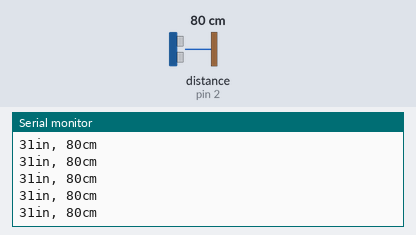
The sketch below on a simulated Arduino Uno, built with avr-gcc and run on an emulated ATmega328P. Shown: the last lines printed to the serial monitor. Wiring (inferred from the names in the program): ultrasonic range finder: trigger pin 3; echo pin 2. Inputs (shaded band) come from the test bench; at power-on: distance to the obstacle (sensor on pin 2) 80 cm. The echo pulse lasts 58.3 µs per cm.

Above: at 2.0 s.
2.1 s: distance to the obstacle (sensor on pin 2) set to 9 cm
At 2.16 s:
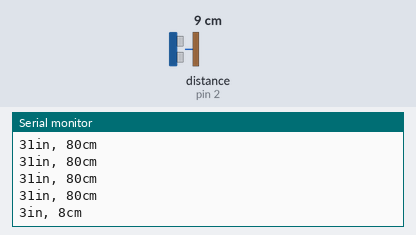
5.1 s: distance to the obstacle (sensor on pin 2) set to 250 cm
At 5.21 s:
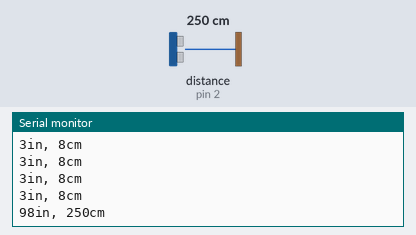
Timing chart, 0 to 8.1 s (numbered marks = the images above; inputs shaded):
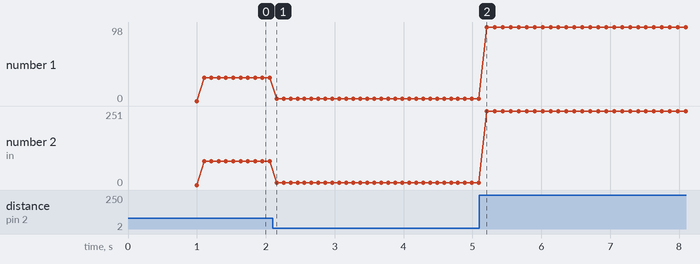

The sketch:

ultrasonicSensing.ino
```cpp
/*Програма за инициализиране и връщане на резултат в serial monitor от ултразвуков
сензор за разстояние*/

int pingPin = 3; //Включваш към дигитален пин 3 (triger)
int inPin = 2; //Включваш към дигитален пин 2 (echo)
long microseconds;

void setup() { Serial.begin(9600); }

void loop() {

  long duration, inches, cm;

digitalWrite(pingPin, LOW);
delayMicroseconds(2);
digitalWrite(pingPin, HIGH);
delayMicroseconds(10);
digitalWrite(pingPin, LOW);
delayMicroseconds(2);
pinMode(pingPin, OUTPUT);
pinMode(inPin, INPUT);
duration = pulseIn(inPin, HIGH);
inches = microsecondsToInches(duration);
cm = microsecondsToCentimeters(duration);
Serial.print(inches);
Serial.print("in, ");
Serial.print(cm);
Serial.print("cm");
Serial.println();
delay(100); }

long microsecondsToInches(long microseconds) { return microseconds / 74 / 2; }

long microsecondsToCentimeters(long microseconds)

{ return microseconds / 29 / 2; }
```

Measured:
- after the input at 2.1 s, the serial monitor: prints a new line after 0.06 s (image 1)
- after the input at 5.1 s, the serial monitor: prints a new line after 0.11 s (image 2)
- plotted number 1: 31 → 3 after the input at 2.1 s, 3 → 98 after the input at 5.1 s
- plotted number 2: 80 → 8 after the input at 2.1 s, 8 → 251 after the input at 5.1 s
